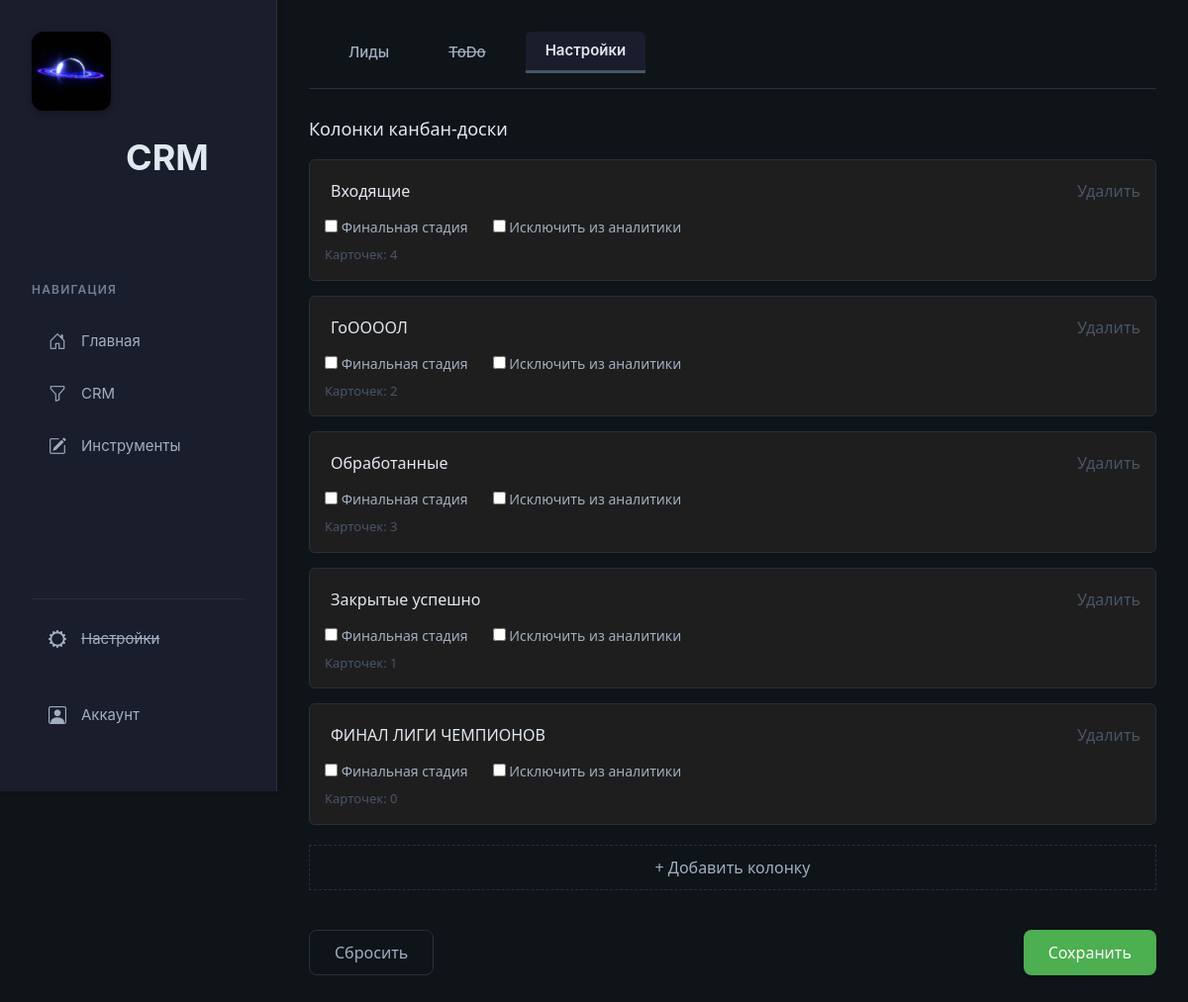
Before: /crm/settings/ (signed in) with the older database file.
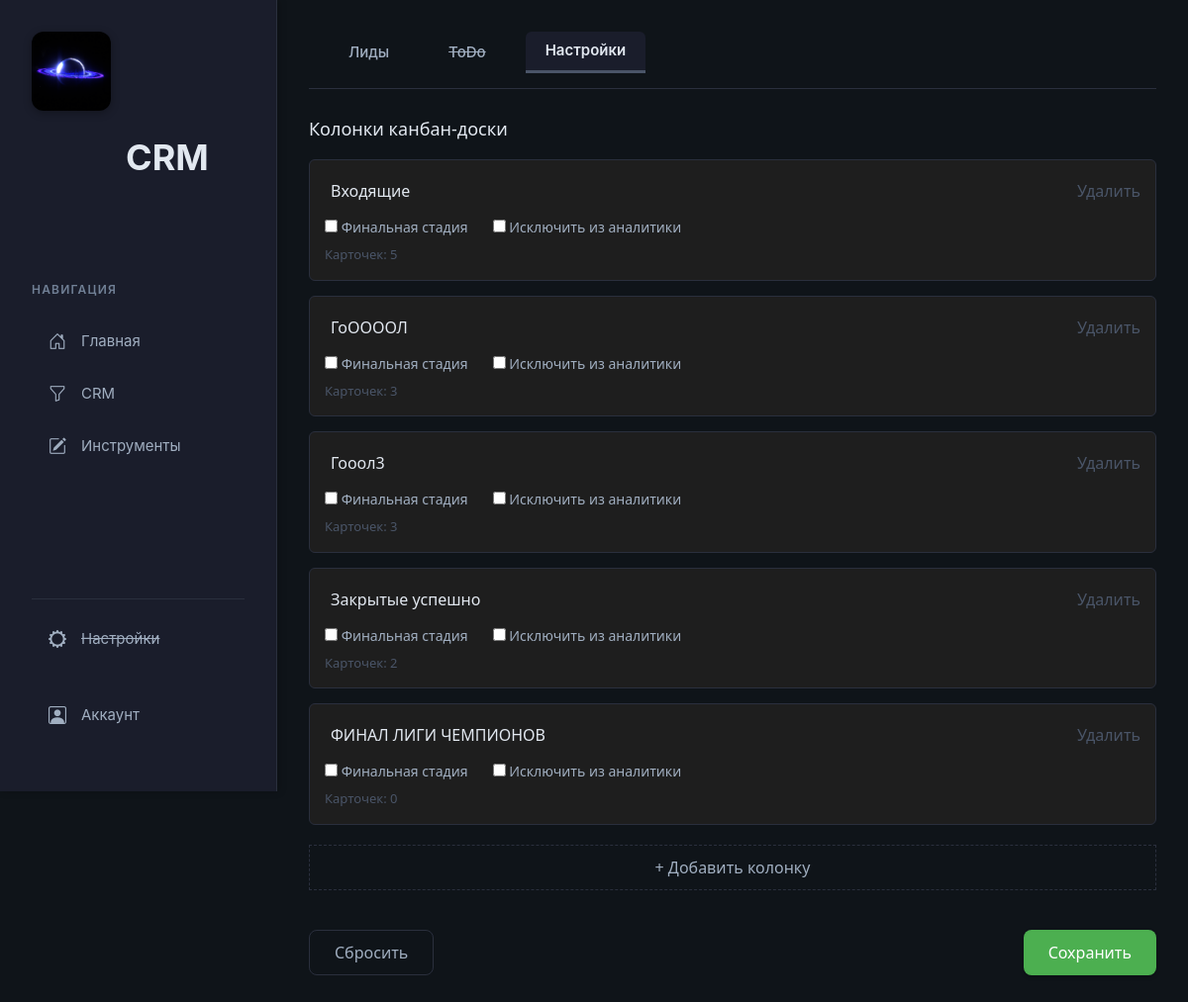
After: the same page with the newer database file.
### crm/models.py (models this page shows, shortened)
class KanbanColumn(models.Model):
    user = models.ForeignKey(
        User,
        on_delete=models.CASCADE,
        related_name='kanban_columns'
    )
    title = models.CharField(max_length=50)
    order = models.PositiveIntegerField(default=0)
    class Meta:
        ordering = ['order']

### crm/views.py (the view)
# urls.py: path('settings/', views.crm_settings, name='crm_settings'),
@login_required
def crm_settings(request):
    columns = KanbanColumn.objects.filter(
        user=request.user
    ).prefetch_related('leads').order_by('order')
    return render(request, 'crm/settings.html', {
        'columns': columns
    })

### crm/templates/crm/settings.html (shortened to what this page needs)
{% extends 'main/layout.html' %}
{% load static %}
{% block content %}
<link rel="stylesheet" href="{% static 'crm/css/settings.css' %}">
{% include 'crm/crm_header.html' with active_tab='settings' %}
<div class="crm-settings">
    <div class="settings-block">
        <h2>Колонки канбан-доски</h2>
        <div class="columns-list" id="columnsList">
            {% for column in columns %}
            <div class="column-item" data-column-id="{{ column.id }}">
                <div class="column-main">
                    <input type="text"
                           class="column-title"
                           value="{{ column.title }}"
                           data-original="{{ column.title }}"
                           maxlength="50">
                    <button class="btn-delete"
                            onclick="deleteColumn({{ column.id }})">
                        Удалить
                    </button>
                </div>
                <div class="column-options">
                    <label>
                        <input type="checkbox"
                               class="final-stage"
                               {% if column.is_final %}checked{% endif %}>
                        Финальная стадия
                    </label>
                    <label>
                        <input type="checkbox"
                               class="exclude-stage"
                               {% if column.exclude_from_stats %}checked{% endif %}>
                        Исключить из аналитики
                    </label>
                </div>
                <div class="column-meta">
                    Карточек: {{ column.leads.count }}
                </div>
            </div>
            {% endfor %}
        </div>
        <button class="btn-add" onclick="addNewColumn()">
            + Добавить колонку
        </button>
    </div>
    <div class="actions-block">
        <button class="btn-secondary" onclick="resetToDefault()">
            Сбросить
        </button>
        <button type="submit" class="btn btn-primary btn-save">Сохранить</button>
    </div>
</div>
{% endblock %}

Changed rows visible on the page:
computed for KanbanColumn "Входящие": leads.count "4" → "5"
computed for KanbanColumn "ГоООООЛ": leads.count "2" → "3"
changed KanbanColumn: title "Обработанные" → "Гооол3"
computed for KanbanColumn "Закрытые успешно": leads.count "1" → "2"
